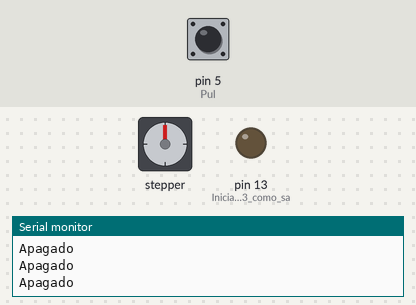
The sketch below on a simulated Arduino Uno, built with avr-gcc and run on an emulated ATmega328P. Shown: stepper motor, output pins drawn as LEDs (lit = HIGH), the last lines printed to the serial monitor. Wiring (inferred from the names in the program): stepper motor driver (200 steps per turn assumed): step pin 3; direction pin 2; enable pin 4. Inputs (shaded band) come from the test bench; at power-on: pin 5 (Pul) LOW. Pins used as bus, display or sensor lines are not drawn.

Above: at 2.8 s.
2.9 s: pin 5 (Pul) driven HIGH
At 6.2 s:
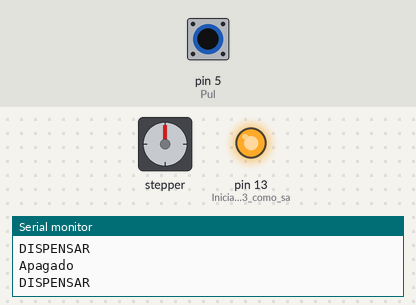
11.1 s: pin 5 (Pul) pulsed LOW 5 times (0.12 s each, 0.3 s apart)
At 15.7 s:
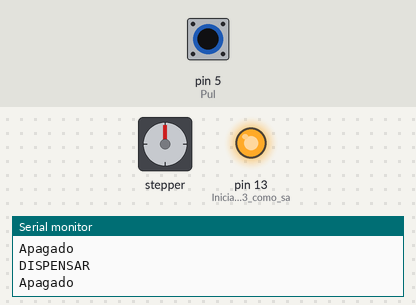
Timing chart, 0 to 26.8 s (numbered marks = the images above; inputs shaded):
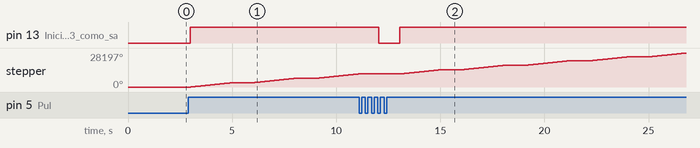

Measured:
- after the input at 2.9 s, pin 13 (Iniciar_el_LED_13_como_sa): LOW → HIGH after 0.10 s; stepper: turns 3600° clockwise in 2.0 s, then 3600° clockwise in 2.0 s, then 3600° clockwise in 2.0 s
- after the input at 11.1 s, pin 13 (Iniciar_el_LED_13_como_sa): HIGH → LOW after 0.95 s, → HIGH 1.0 s later

The sketch:

TestMotor.ino
```cpp
/* Codigo para probar el motor junto con el driver A4988
  junto con un pulsador
  se presiona el pulsador para que mueva 10 vueltas
 */

#include <Wire.h>;
#include "RTClib.h";

// Pines para el A4988
const int dirPin = 2;
const int stepPin = 3;
const int enablePin = 4;

// Pines para el LED
//const int ledPin = 8;

//Entrada pulsador
const int Pul = 5;
int value = 0;

//Movimiento del motor, se configura para que de 10 vueltas

const int stepsPerRevolution = 200; // Asumiendo que el motor tiene 200 pasos por revolución
const int numberOfRevolutions = 10; // Número de vueltas
const unsigned long stepDelay = 500; // Microsegundos entre pasos


//------------------------------SETEO DE TIEMPOS DE REFRESCO (Monitor)
/*
unsigned long previousMillis = 0;
const long interval = 5000 ;  // Reemplaza el dealy, para que no retrase ningun tiempo tomado por el RTC
*/


void setup() {

  pinMode(LED_BUILTIN, OUTPUT); // Iniciar el LED 13 como salida
  digitalWrite (LED_BUILTIN,LOW); // Iniciar apagado

  // Interruptor entrada
  pinMode(Pul, INPUT);

  // Configuración de pines para el A4988
  pinMode(dirPin, OUTPUT);
  pinMode(stepPin, OUTPUT);
  pinMode(enablePin, OUTPUT);
  digitalWrite(enablePin, LOW); // Habilitar el driver

  Serial.begin(57600);
  Serial.println("Loading");
}

void loop()
              {

          value = digitalRead(Pul);  //lectura digital de pin

          if (value == HIGH) {

          digitalWrite (LED_BUILTIN,HIGH);
          Motor (); // Mediante esta función obtenemos los datos del RTC (hora, min), Aca se tomara los datos, en base a esto se carga el if para la sentencia
          }

          else  // si eso no ocurre, apagar el led

                {

            digitalWrite (LED_BUILTIN,LOW);// Apagar el 13

                }

          Serial.println("Apagado");
          delay(1000);
}


//----------- Funcion

void Motor () {

            Serial.print("DISPENSAR");
            Serial.println();
            // Se agrega giro del motor

        // Mover el motor paso a paso 10 vueltas
        digitalWrite(dirPin, HIGH); // Establecer dirección

        for(int x = 0; x < stepsPerRevolution * numberOfRevolutions; x++) {
            digitalWrite(stepPin, HIGH);
            delayMicroseconds(stepDelay);
            digitalWrite(stepPin, LOW);
            delayMicroseconds(stepDelay);

            // (1000);
          }
}
```
